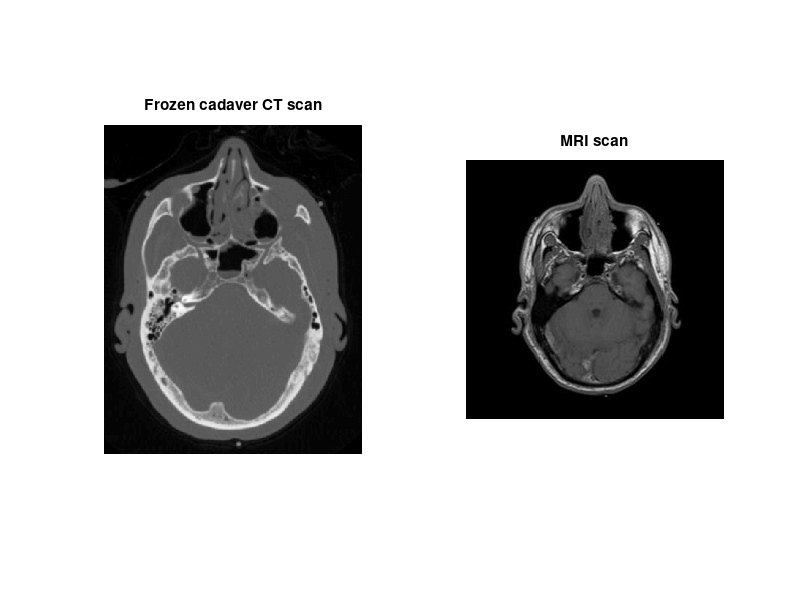

This chart was generated by the following MATLAB code: (Note: this script raises an error after producing the figure.)
%Load dataset for CT scan of frozen cadaver and MRI scan
data = load("visiblehuman.mat");
dataCT = data.head_frozen;
dataMRI = data.head_mri;

%Visualize the images
figure();
subplot(1, 2, 1);
imshow(dataCT), title("Frozen cadaver CT scan");
subplot(1, 2, 2);
imshow(dataMRI), title("MRI scan");

%Compute the center of mass for the 2 images using the implemented function
%CenterOfMass
CTDouble = im2double(dataCT);
MRIDouble = im2double(dataMRI);
comCT = CenterOfMass(CTDouble)
comMRI = CenterOfMass(MRIDouble)


% coompute the covariance matrix for two images using implemented function 
% covMat
covCT = covMat(CTDouble, comCT)
covMRI = covMat(MRIDouble, comMRI)
%Obtain eigenvalues and eigenvectors
[Vct,Dct] = eig(covCT)
[Vmri,Dmri] = eig(covMRI)
%Compute the 5 points in order to perform principal axes transform
pointCT = principalAxes(comCT, Vct, Dct)
pointMRI = principalAxes(comMRI, Vmri, Dmri)

%Visualize the points on the images
figure();
subplot(1, 2, 1);
imshow(dataCT), title("CT scan");
hold on;
plot(pointCT(2, 2:3), pointCT(1, 2:3), 'g', "LineWidth", 2)
plot(pointCT(2, 4:5), pointCT(1, 4:5), 'r', "LineWidth", 2)
plot(pointCT(2, :), pointCT(1, :), 'y.', "MarkerSize", 10)
hold off;
subplot(1, 2, 2);
imshow(dataMRI), title("MRI scan");
hold on;
plot(pointMRI(2, 2:3), pointMRI(1, 2:3), 'g', "LineWidth", 2)
plot(pointMRI(2, 4:5), pointMRI(1, 4:5), 'r', "LineWidth", 2)
plot(pointMRI(2, :), pointMRI(1, :), 'y.', "MarkerSize", 10)
hold off;

%Register MRI to CT using principal axes transform
[s_hat, R_hat, t_hat] = Similarity_Transf (pointCT, pointMRI);
X = (1:size(dataCT, 1))';
Y = (1:size(dataCT, 2))';
[xGrid, yGrid] = meshgrid(X, Y);
template = [xGrid(:), yGrid(:)]';
changedCoor = newCoor(template, R_hat, s_hat, t_hat);
reshapedX = reshape(changedCoor(2,:), size(yGrid));
reshapedY = reshape(changedCoor(1,:), size(xGrid));
MRI_to_CT = interp2(MRIDouble, reshapedX, reshapedY, 'spline');
image = twoChanIm(MRI_to_CT', CTDouble);
figure()
imshow(image ,[])

%Compute mutual information between the transformed images
im1 = dataCT;
im2 = MRI_to_CT';
MI = zeros(80);
for i = 1:size(MI, 1)
    for j = 1:size(MI, 1)
        changedCoor = newCoor(template, R_hat, s_hat, t_hat - [i-40 j-40]');
        reshapedX = reshape(changedCoor(2,:), size(yGrid));
        reshapedY = reshape(changedCoor(1,:), size(xGrid));
        MRI_to_CT = interp2(MRIDouble, reshapedX, reshapedY, 'spline');
        im2 = MRI_to_CT';
        jointHistogram = histogram2(double(im1(:)'), double(im2(:)'));
        jointPdf = jointHistogram / sum(jointHistogram(:));
        firstMarginalPdf = sum(jointPdf, 1);
        secondMarginalPdf = sum(jointPdf, 2);
        MI(i,j) = log(jointPdf(:) + eps )' * jointPdf(:) - ...
            log(firstMarginalPdf(:) + eps )' * firstMarginalPdf(:) - ...
            log(secondMarginalPdf(:) + eps )' * secondMarginalPdf(:);
    end
end

%Visualize the MI values
figure()
colormap('turbo')
imagesc(MI)
colorbar

%Identify the location of the maximum MI
[M, I] = max(max(MI, [], 1))
[M1, I1] = max(max(MI, [], 2))
%Visualize translated image
changedCoor = newCoor(template, R_hat, s_hat, t_hat - [I1-40 I-40]');
reshapedX = reshape(changedCoor(2,:), size(yGrid));
reshapedY = reshape(changedCoor(1,:), size(xGrid));
MRI_to_CT = interp2(MRIDouble, reshapedX, reshapedY, 'spline');
image = twoChanIm(MRI_to_CT', CTDouble);
figure()
imshow(image ,[])
